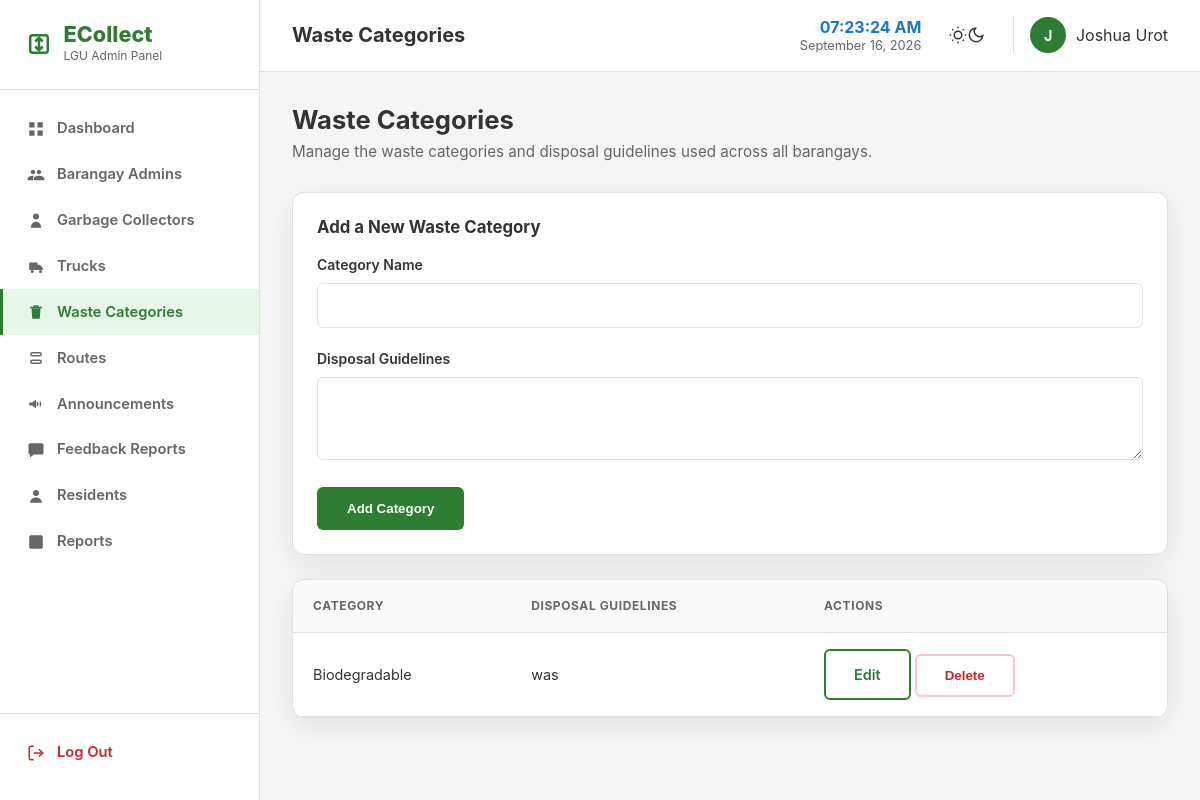
Screenshot of /users/lgu_admin/waste-categories.php (signed in) with the database file from the repository.
### tables this page shows
CREATE TABLE `lgu_admin` (
  `lgu_admin_id` int(11) NOT NULL,
  `email` varchar(100) NOT NULL,
  `password` varchar(255) NOT NULL,
  `first_name` varchar(50) DEFAULT NULL,
  `last_name` varchar(50) DEFAULT NULL
);

CREATE TABLE `waste_category` (
  `waste_category_id` int(11) NOT NULL,
  `category_name` varchar(100) NOT NULL,
  `disposal_guidelines` text DEFAULT NULL
);

### users/lgu_admin/includes/auth.php (called while the page is built, shortened)
<?php
require_once __DIR__ . '/../../../db.php';
$adminId    = $_SESSION['lgu_admin_id'];
$stmt = $conn->prepare("
    SELECT first_name, last_name, email
    FROM lgu_admin
    WHERE lgu_admin_id = ?
    LIMIT 1
");
$stmt->bind_param('i', $adminId);
$stmt->execute();
$admin = $stmt->get_result()->fetch_assoc();
if ($admin) {
    $adminName  = trim($admin['first_name'] . ' ' . $admin['last_name']);
}

### users/lgu_admin/waste-categories.php (the view, shortened to what this page needs)
<?php
$pageTitle  = 'Waste Categories';
include 'includes/auth.php';
$list = $conn->query('SELECT * FROM waste_category ORDER BY category_name');
$editing = null;
include 'includes/layout_top.php';
?>
<div class="content-header">
    <div>
        <h2>Waste Categories</h2>
        <p>Manage the waste categories and disposal guidelines used across all barangays.</p>
    </div>
</div>
<div class="panel" style="margin-bottom:1.5rem;">
    <div class="panel-header">
        <h3><?= $editing ? 'Edit Waste Category' : 'Add a New Waste Category' ?></h3>
    </div>
    <form method="POST" action="waste-categories.php">
        <div class="form-group"><label>Category Name</label><input type="text" name="category_name" class="form-control" value="<?= htmlspecialchars($editing['category_name'] ?? '') ?>" required></div>
        <div class="form-group"><label>Disposal Guidelines</label><textarea name="disposal_guidelines" class="form-control" rows="3"><?= htmlspecialchars($editing['disposal_guidelines'] ?? '') ?></textarea></div>
        <button type="submit" class="btn btn-primary"><?= $editing ? 'Update Category' : 'Add Category' ?></button>
    </form>
</div>
<div class="admin-table-wrap">
    <table class="admin-table">
        <thead><tr><th>Category</th><th>Disposal Guidelines</th><th>Actions</th></tr></thead>
        <tbody>
            <?php if ($list->num_rows === 0): ?>
                <tr><td colspan="3">No waste categories yet. Add one above.</td></tr>
            <?php else: while ($row = $list->fetch_assoc()): ?>
                <tr>
                    <td><?= htmlspecialchars($row['category_name']) ?></td>
                    <td><?= nl2br(htmlspecialchars(mb_strimwidth($row['disposal_guidelines'] ?? '', 0, 100, '…'))) ?></td>
                    <td>
                        <a href="waste-categories.php?edit=<?= (int) $row['waste_category_id'] ?>" class="btn btn-outline btn-sm">Edit</a>
                        <form method="POST" action="waste-categories.php" style="display:inline;" onsubmit="return confirm('Delete this category?');">
                            <button type="submit" class="btn btn-outline btn-sm" style="color:#c62828;border-color:#f5c6cb;">Delete</button>
                        </form>
                    </td>
                </tr>
            <?php endwhile; endif; ?>
        </tbody>
    </table>
</div>
<?php include 'includes/layout_bottom.php'; ?>

### users/lgu_admin/includes/layout_top.php (shortened to what this page needs)
<!DOCTYPE html>
<html lang="en" data-theme="light">
<head>
    <link rel="stylesheet" href="../../assets/css/styles.css">
    <link rel="stylesheet" href="../../assets/css/admin.css">
</head>
<body class="admin-body">
<?php include __DIR__ . '/sidebar.php'; ?>
<div class="admin-main">
    <header class="admin-topbar">
        <div class="topbar-left">
            <h1 class="topbar-title">
                <?= htmlspecialchars($pageTitle) ?>
            </h1>
        </div>
        <div class="topbar-right">
            <div class="topbar-clock-wrap">
                <span id="clock" class="digital-clock">
                </span>
                <span class="header-date">
                    <?= date('F d, Y'); ?>
                </span>
            </div>
            <button
                id="adminThemeToggle"
                class="btn-icon"
                aria-label="Toggle dark mode"
            >
                <svg
                    class="moon-icon"
                    viewBox="0 0 24 24"
                    width="18"
                    height="18"
                    fill="none"
                    stroke="currentColor"
                    stroke-width="2"
                >
                    <path d="M21 12.79A9 9 0 1 1 11.21 3 7 7 0 0 0 21 12.79z"/>
                </svg>
            </button>
            <div class="admin-profile">
                <div class="admin-avatar">
                    <?= htmlspecialchars(
                        strtoupper(
                            substr($adminName ?: $adminEmail, 0, 1)
                        )
                    ) ?>
                </div>
                <span class="admin-name">
                    <?= htmlspecialchars($adminName ?: $adminEmail) ?>
                </span>
            </div>
        </div>
    </header>
    <main class="admin-content">

### assets/css/styles.css (style rules this page uses)
:root { --primary: #2e7d32; --primary-hover: #1b5e20; --primary-light: #e8f5e9; --secondary: #1976d2; --secondary-hover: #0d47a1; --bg-body: #ffffff; --bg-surface: #ffffff; --bg-light: #f5f5f5; --text-main: #333333; --text-muted: #666666; --border-color: #e0e0e0; --accent-amber: #f57c00; --shadow-soft: 0 8px 30px rgba(0, 0, 0, 0.08); --shadow-hover: 0 14px 40px rgba(0, 0, 0, 0.12); --font-family: -apple-system, BlinkMacSystemFont, "Segoe UI", Roboto, Oxygen, Ubuntu, Cantarell, sans-serif; --radius-sm: 6px; --radius-md: 12px; --radius-lg: 20px; --transition: all 0.3s cubic-bezier(0.25, 0.8, 0.25, 1); }
*, *::before, *::after { box-sizing: border-box; margin: 0; padding: 0; }
html { scroll-behavior: smooth; font-size: 16px; }
body { font-family: var(--font-family); background-color: var(--bg-body); color: var(--text-main); line-height: 1.6; overflow-x: hidden; transition: background-color 0.3s, color 0.3s; }
h1, h2, h3, h4, h5, h6 { color: var(--text-main); font-weight: 700; line-height: 1.25; }
h1 { font-size: 2.75rem; }
h2 { font-size: 2.25rem; }
h3 { font-size: 1.5rem; }
p { color: var(--text-muted); }
a { color: var(--primary); text-decoration: none; transition: var(--transition); }
.btn { display: inline-flex; align-items: center; justify-content: center; padding: 0.75rem 1.75rem; border-radius: var(--radius-sm); font-weight: 600; cursor: pointer; border: 2px solid transparent; transition: var(--transition); }
.btn-primary { background-color: var(--primary); color: #ffffff; }
.btn-outline { border-color: var(--primary); color: var(--primary); background: transparent; }
.btn-icon { background: transparent; border: none; cursor: pointer; color: var(--text-main); padding: 0.5rem; display: flex; align-items: center; justify-content: center; border-radius: 50%; }
.digital-clock { font-size: 1rem; font-weight: 700; color: var(--secondary); }
.header-date { font-size: 0.8rem; color: var(--text-muted); white-space: nowrap; }
.topbar-clock-wrap { display: flex; flex-direction: column; align-items: center; justify-content: center; min-width: 140px; line-height: 1.2; white-space: nowrap; }
.form-group { margin-bottom: 1.25rem; text-align: left; }
.form-group label { display: block; font-size: 0.875rem; font-weight: 600; margin-bottom: 0.4rem; color: var(--text-main); }
.form-control { width: 100%; padding: 0.75rem 1rem; border: 1px solid var(--border-color); border-radius: var(--radius-sm); background-color: var(--bg-body); color: var(--text-main); font-family: inherit; font-size: 0.95rem; transition: var(--transition); }

### rows the page displays
lgu_admin: substr($adminName ?: $adminEmail, 0, 1) "J", first_name+last_name "Joshua Urot"
waste_category: category_name "Biodegradable", disposal_guidelines "was"

### other values shown
SITE_NAME "ECollect"
$item[0] "Dashboard"
$item[0] "Barangay Admins"
$item[0] "Garbage Collectors"
$item[0] "Trucks"
$item[0] "Waste Categories"
$item[0] "Routes"
$item[0] "Announcements"
$item[0] "Feedback Reports"
$item[0] "Residents"
$item[0] "Reports"
$pageTitle "Waste Categories"
